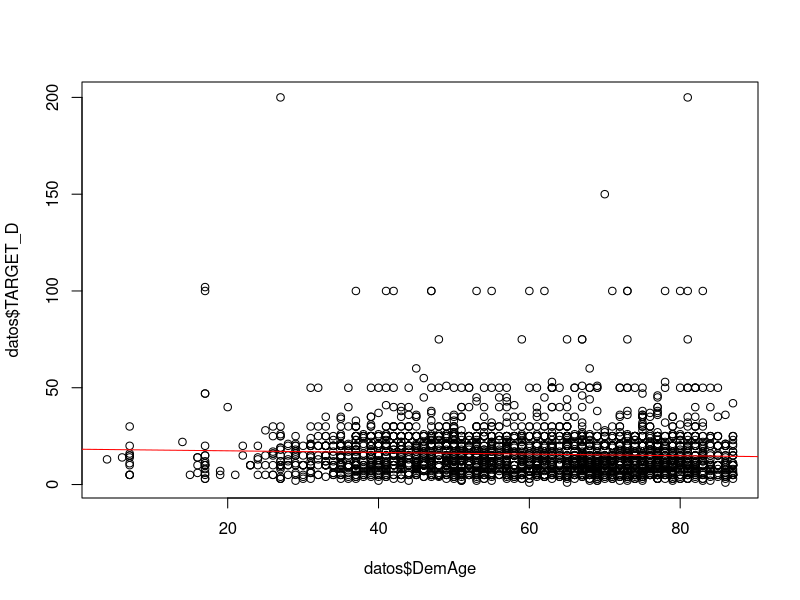

Here is the R script that generated this plot: (Note: this script raises an error after producing the figure.)
datos <- read.csv('PVA97_EEA2015.csv', sep='\t')

datos$TARGET_D <- as.numeric(sub(",", ".", datos$TARGET_D, fixed = TRUE))

modelo.1 <- lm(TARGET_D ~ DemAge, data=datos)
summary(modelo.1)
## Call:
## lm(formula = TARGET_D ~ DemAge, data = datos)
## Residuals:
##     Min      1Q  Median      3Q     Max 
## -15.023  -6.388  -1.954   4.337 185.177 
## Coefficients:
##             Estimate Std. Error t value Pr(>|t|)    
## (Intercept) 18.24977    0.77009   23.70  < 2e-16 ***
## DemAge      -0.04231    0.01241   -3.41 0.000658 ***
## ---
## Signif. codes:  0 ‘***’ 0.001 ‘**’ 0.01 ‘*’ 0.05 ‘.’ 0.1 ‘ ’ 1
## Residual standard error: 12 on 3677 degrees of freedom
## Multiple R-squared:  0.003152,  Adjusted R-squared:  0.00288 
## F-statistic: 11.62 on 1 and 3677 DF,  p-value: 0.0006578

summary(datos$DemAge)
## Min. 1st Qu.  Median    Mean 3rd Qu.    Max.
## 4.00   48.00   61.00   59.98   73.00   87.00

plot(datos$DemAge, datos$TARGET_D)
abline(modelo.1, col="red")

modelo.1.predicciones <- predict(modelo.1, newdata = datos, interval = c("confidence"), level = 0.95, type="response")
lines(datos, modelo.1.predicciones[,2], col="red", lty=2)
lines(datos, modelo.1.predicciones[,3], col="red", lty=2)

## gráfico

predict(modelo.1, newdata = data.frame(DemAge=69), interval = c("confidence"), level = 0.95, type="response")
## media:
##       fit      lwr      upr
## 1 15.33056 14.88495 15.77618

predict(modelo.1, newdata = data.frame(DemAge=69), interval = c("prediction"), level = 0.95, type="response")
## individuos
##        fit       lwr      upr
## 1 15.33056 -8.197332 38.85846










## summary(fit) # show results
## coefficients(fit) # model coefficients
## confint(fit, level=0.95) # CIs for model parameters 
## fitted(fit) # predicted values
## residuals(fit) # residuals
## anova(fit) # anova table 
## vcov(fit) # covariance matrix for model parameters 
## influence(fit) # regression diagnostics
